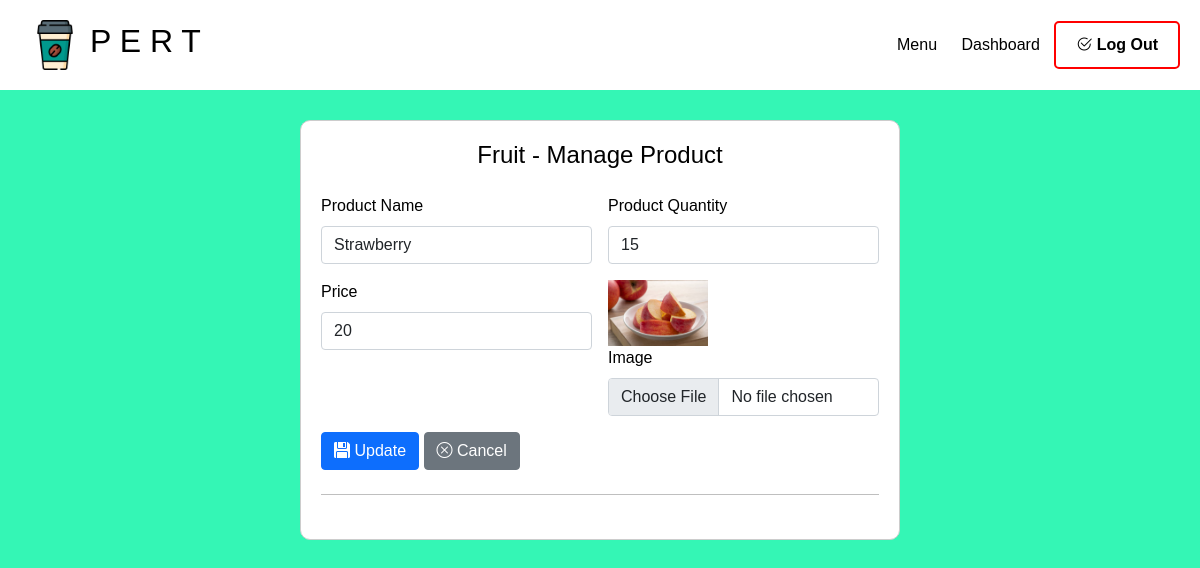
Before: /Managerphp/fruit_config.php?id=5 (signed in) with the older database file.
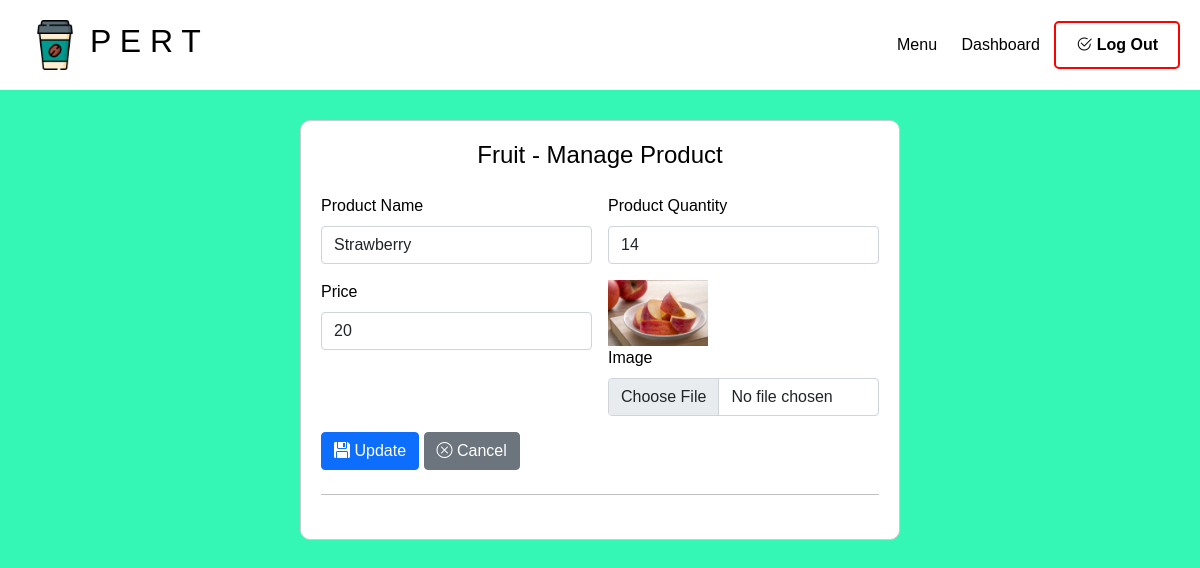
After: the same page with the newer database file.
### tables this page shows
CREATE TABLE `fruit_menu` (
  `fruit_menuID` int(10) NOT NULL,
  `fruit_menuName` varchar(255) NOT NULL,
  `fruit_quantity` int(3) DEFAULT NULL,
  `fruit_price` int(3) NOT NULL,
  `fruit_picture` varchar(255) NOT NULL
);

### Managerphp/fruit_config.php (the view, shortened to what this page needs)
<?php
include '../condb/database.php';
$result = [
    'fruit_menuID' => '',
    'fruit_menuName' => '',
    'fruit_quantity' => '',
    'fruit_price' => '',
    'fruit_picture' => '',
];
if (!empty($_GET['id'])) {
    $query_product = mysqli_query($conn, "SELECT * FROM fruit_menu WHERE fruit_menuID = '{$_GET['id']}'");
    $result = mysqli_fetch_assoc($query_product);
}
?>
<!DOCTYPE html>
<html lang="en">
<head>
    <link href="https://cdn.jsdelivr.net/npm/bootstrap@5.0.2/dist/css/bootstrap.min.css" rel="stylesheet">
    <link rel="stylesheet" href="https://cdn.jsdelivr.net/npm/bootstrap-icons@1.11.3/font/bootstrap-icons.min.css">
    <link rel="stylesheet" href="../css/add_styles.css">
</head>
<body>
    <div class="nav">
        <div class="logo-container">
            <a href="#"><img src="../image/coffee-cup.png" class="logo" /></a>
            <h2>P E R T</h2>
        </div>
        <div class="links">
            <a href="index.php">Menu</a>
            <a href="#">Dashboard</a>
            <button id="LogoutBtn"><i class="bi bi-check2-circle"></i> Log Out</button>
        </div>
    </div>
    <div class="container">
        <div class="ter">
            <div class="row justify-content-center">
                <div class="col-md-8">
                    <div class="form-container">
                        <h4 class="text-center mb-4">Fruit - Manage Product</h4>
                        <form action="../condb/fruit-configdb.php" method="post" enctype="multipart/form-data">
                            <div class="row g-3 mb-3">
                                <div class="col-sm-6">
                                    <label class="form-label">Product Name</label>
                                    <input type="text" name="product_name" class="form-control" value="<?php echo $result['fruit_menuName']; ?>">
                                </div>
                                <div class="col-sm-6">
                                    <label class="form-label">Product Quantity</label>
                                    <input type="number" name="product_quantity" class="form-control" value="<?php echo $result['fruit_quantity']; ?>">
                                </div>
                                <div class="col-sm-6">
                                    <label class="form-label">Price</label>
                                    <input type="text" name="price" class="form-control" value="<?php echo $result['fruit_price']; ?>">
                                </div>
                                <div class="col-sm-6">
                                    <div>
                                        <?php if (!empty($result['fruit_picture'])) : ?>
                                            <img src="../image/menu/Fruit/<?php echo $result['fruit_picture']; ?>" width="100" alt="Product Image">
                                        <?php endif; ?>
                                    </div>
                                    <label for="formfile" class="form-label">Image</label>
                                    <input type="file" name="profile_image" class="form-control" accept="image/png, image/jpg, image/jpeg">
                                </div>
                            </div>
                            <?php if (empty($result['fruit_menuID'])) : ?>
                                <button type="submit" class="btn btn-primary"><i class="bi bi-floppy-fill"></i> Create</button>
                            <?php else : ?>
                                <button type="submit" class="btn btn-primary"><i class="bi bi-floppy-fill"></i> Update</button>
                            <?php endif; ?>
                            <a role="button" class="btn btn-secondary" href="index.php"><i class="bi bi-x-circle"></i> Cancel</a>
                            <hr class="my-4">
                        </form>
                    </div>
                </div>
            </div>
        </div>
    </div>
</body>
</html>

Changed rows visible on the page:
changed fruit_menu "Strawberry": product_quantity "15" → "14"
